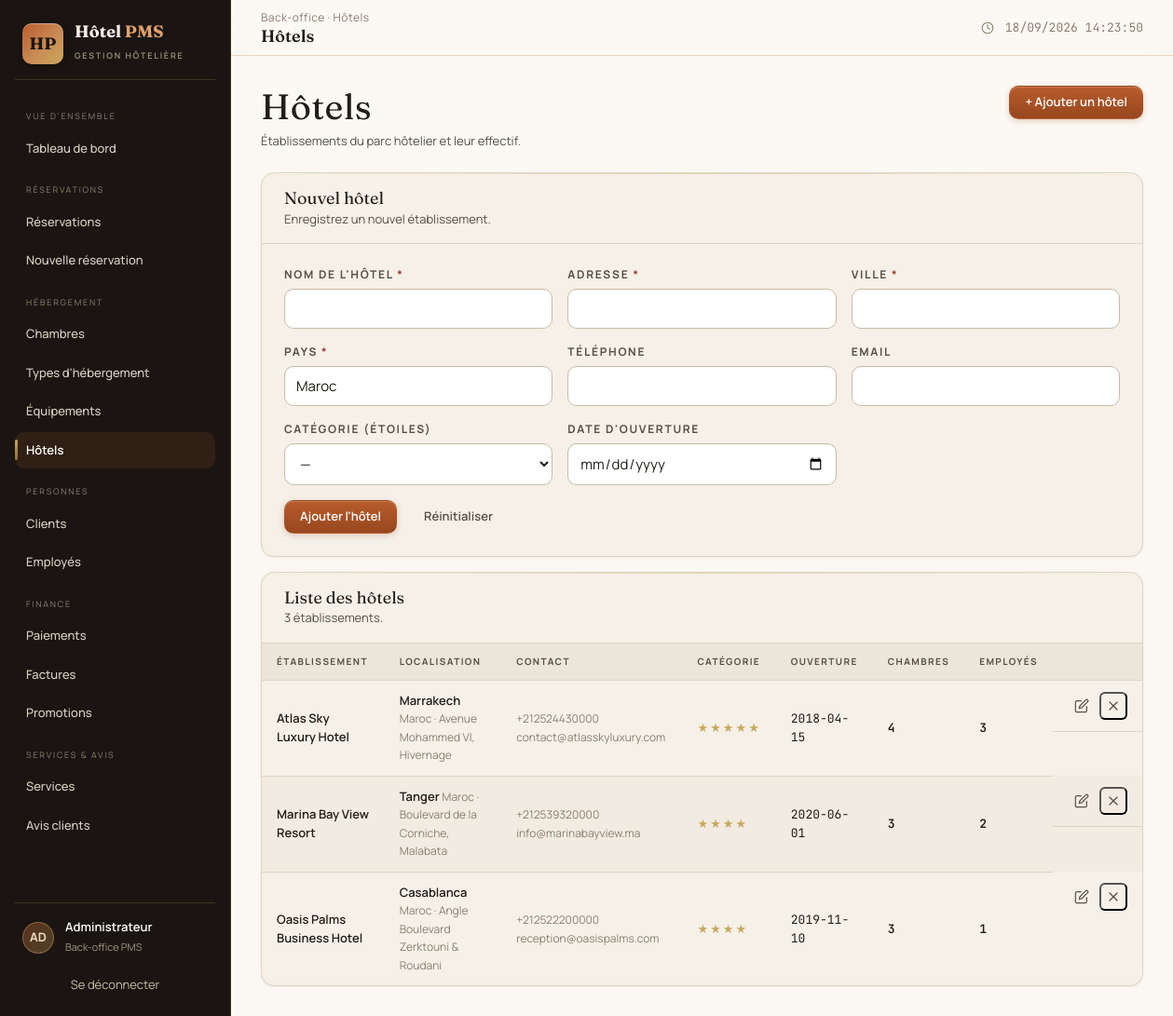
Screenshot of /hotels.php (signed in) with the database file from the repository.
### tables this page shows
CREATE TABLE hotel (
    id_hotel INT AUTO_INCREMENT PRIMARY KEY,
    nom_hotel VARCHAR(100) NOT NULL,
    adresse VARCHAR(200) NOT NULL,
    ville VARCHAR(50) NOT NULL,
    pays VARCHAR(50) NOT NULL,
    telephone VARCHAR(20) NULL,
    email VARCHAR(100) NULL,
    categorie_etoiles TINYINT NULL,
    date_ouverture DATE NULL,
    created_at DATETIME DEFAULT CURRENT_TIMESTAMP,
    CONSTRAINT chk_hotel_etoiles CHECK (categorie_etoiles IS NULL OR (categorie_etoiles BETWEEN 1 AND 5))
);

### hotels.php (the view, shortened to what this page needs)
<?php
require_once __DIR__ . "/includes/header.php";
$edit = null;
$hotels = $pdo->query(
    "SELECT h.*,
            (SELECT COUNT(*) FROM chambre ch WHERE ch.id_hotel = h.id_hotel) AS nb_chambres,
            (SELECT COUNT(*) FROM employe em WHERE em.id_hotel = h.id_hotel) AS nb_employes
     FROM hotel h
     ORDER BY h.nom_hotel"
)->fetchAll();
?>
<div class="page-head">
    <div>
        <h1>Hôtels</h1>
        <p>Établissements du parc hôtelier et leur effectif.</p>
    </div>
    <a href="hotels.php#form" class="btn primary">+ Ajouter un hôtel</a>
</div>
<div class="stack">
    <div class="card" id="form">
        <div class="card-head">
            <div>
                <h3><?= $edit ? "Modifier l'hôtel" : "Nouvel hôtel" ?></h3>
                <p><?= $edit ? "Mettez à jour les informations de l'établissement." : "Enregistrez un nouvel établissement." ?></p>
            </div>
        </div>
        <div class="card-body">
            <form method="POST" class="form-grid">
                <div class="form-group">
                    <label for="nom_hotel">Nom de l'hôtel <span class="req">*</span></label>
                    <input type="text" id="nom_hotel" name="nom_hotel" required value="<?= htmlspecialchars($edit["nom_hotel"] ?? "") ?>">
                </div>
                <div class="form-group">
                    <label for="adresse">Adresse <span class="req">*</span></label>
                    <input type="text" id="adresse" name="adresse" required value="<?= htmlspecialchars($edit["adresse"] ?? "") ?>">
                </div>
                <div class="form-group">
                    <label for="ville">Ville <span class="req">*</span></label>
                    <input type="text" id="ville" name="ville" required value="<?= htmlspecialchars($edit["ville"] ?? "") ?>">
                </div>
                <div class="form-group">
                    <label for="pays">Pays <span class="req">*</span></label>
                    <input type="text" id="pays" name="pays" required value="<?= htmlspecialchars($edit["pays"] ?? "Maroc") ?>">
                </div>
                <div class="form-group">
                    <label for="telephone">Téléphone</label>
                    <input type="tel" id="telephone" name="telephone" value="<?= htmlspecialchars($edit["telephone"] ?? "") ?>">
                </div>
                <div class="form-group">
                    <label for="email">Email</label>
                    <input type="email" id="email" name="email" value="<?= htmlspecialchars($edit["email"] ?? "") ?>">
                </div>
                <div class="form-group">
                    <label for="categorie_etoiles">Catégorie (étoiles)</label>
                    <select id="categorie_etoiles" name="categorie_etoiles">
                        <option value="">—</option>
                    </select>
                </div>
                <div class="form-group">
                    <label for="date_ouverture">Date d'ouverture</label>
                    <input type="date" id="date_ouverture" name="date_ouverture" value="<?= htmlspecialchars($edit["date_ouverture"] ?? "") ?>">
                </div>
                <div class="form-actions" style="grid-column: 1 / -1; margin-top:0">
                    <button type="submit" class="btn primary"><?= $edit ? "Enregistrer" : "Ajouter l'hôtel" ?></button>
                    <a href="hotels.php" class="btn ghost">Réinitialiser</a>
                </div>
            </form>
        </div>
    </div>
    <div class="card">
        <div class="card-head">
            <div>
                <h3>Liste des hôtels</h3>
                <p><?= count($hotels) ?> établissement<?= count($hotels) > 1 ? "s" : "" ?>.</p>
            </div>
        </div>
        <div class="card-body" style="padding:0">
            <div class="table-wrap">
                <table class="table">
                    <thead>
                        <tr>
                            <th>Établissement</th>
                            <th>Localisation</th>
                            <th>Contact</th>
                            <th>Catégorie</th>
                            <th>Ouverture</th>
                            <th>Chambres</th>
                            <th>Employés</th>
                            <th></th>
                        </tr>
                    </thead>
                    <tbody>
                        <?php foreach ($hotels as $h): ?>
                            <tr>
                                <td class="cell-main"><?= htmlspecialchars($h["nom_hotel"]) ?></td>
                                <td>
                                    <span class="cell-main"><?= htmlspecialchars($h["ville"]) ?></span>
                                    <span class="cell-sub"> <?= htmlspecialchars($h["pays"]) ?> · <?= htmlspecialchars($h["adresse"]) ?></span>
                                </td>
                                <td>
                                    <span class="cell-sub"><?= htmlspecialchars($h["telephone"] ?? "—") ?></span>
                                    <span class="cell-sub"> <?= htmlspecialchars($h["email"] ?? "") ?></span>
                                </td>
                                <td>
                                    <?php if ($h["categorie_etoiles"]): ?>
                                        <span class="stars"><?= str_repeat("★", (int) $h["categorie_etoiles"]) ?></span>
                                    <?php else: ?>
                                        <span class="badge neutral">Non classé</span>
                                    <?php endif; ?>
                                </td>
                                <td class="mono"><?= htmlspecialchars($h["date_ouverture"] ?? "—") ?></td>
                                <td class="num"><?= (int) $h["nb_chambres"] ?></td>
                                <td class="num"><?= (int) $h["nb_employes"] ?></td>
                                <td class="table-actions">
                                    <a href="hotels.php?edit=<?= (int) $h["id_hotel"] ?>" title="Modifier">✎</a>
                                    <form method="POST" style="display:inline" data-confirm="Supprimer l'hôtel « <?= htmlspecialchars($h["nom_hotel"]) ?> » ?">
                                        <button type="submit" class="row-action danger" title="Supprimer">✕</button>
                                    </form>
                                </td>
                            </tr>
                        <?php endforeach; ?>
                    </tbody>
                </table>
            </div>
        </div>
    </div>
</div>
<?php require __DIR__ . "/includes/footer.php"; ?>

### rows the page displays
hotel: nom_hotel "Atlas Sky Luxury Hotel", ville "Marrakech", pays "Maroc", adresse "Avenue Mohammed VI, Hivernage", telephone "+212524430000", email "contact@atlasskyluxury.com", categorie_etoiles "★★★★★", date_ouverture "2018-04-15", nb_chambres "4", nb_employes "3"
hotel: nom_hotel "Marina Bay View Resort", ville "Tanger", pays "Maroc", adresse "Boulevard de la Corniche, Malabata", telephone "+212539320000", email "info@marinabayview.ma", categorie_etoiles "★★★★", date_ouverture "2020-06-01", nb_chambres "3", nb_employes "2"
hotel: nom_hotel "Oasis Palms Business Hotel", ville "Casablanca", pays "Maroc", adresse "Angle Boulevard Zerktouni & Roudani", telephone "+212522200000", email "reception@oasispalms.com", categorie_etoiles "★★★★", date_ouverture "2019-11-10", nb_chambres "3", nb_employes "1"

### other values shown
$label "VUE D'ENSEMBLE"
$title "Tableau de bord"
$label "RÉSERVATIONS"
$title "Réservations"
$title "Nouvelle réservation"
$label "HÉBERGEMENT"
$title "Chambres"
$title "Types d'hébergement"
$title "Équipements"
$title "Hôtels"
$label "PERSONNES"
$title "Clients"
$title "Employés"
$label "FINANCE"
$title "Paiements"
